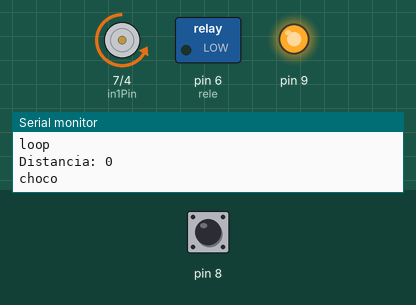
This sketch was run on a simulated Arduino Uno, built with avr-gcc and run on an emulated ATmega328P. Shown: motor-driver pin pairs drawn as motors (green arrow = first pin HIGH = forward, orange = second pin HIGH = backward, longer = more drive, scaled by the enable pin), switched loads named in the sketch (green lamp = pin HIGH), output pins drawn as LEDs (lit = HIGH), the last lines printed to the serial monitor. The inputs (shaded band) are chosen by the test bench; at power-on: pin 8 LOW.

Above: at 1.2 s.
1.3 s: pin 8 pulsed HIGH 5 times (0.12 s each, 0.3 s apart)
At 4.1 s:
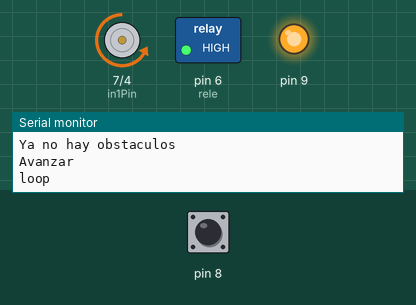
At 6.1 s:
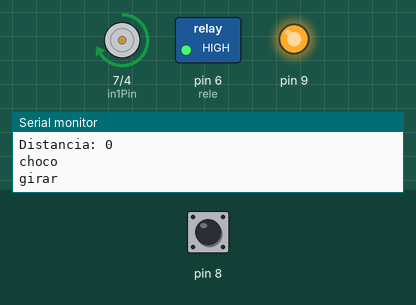
Timing chart, 0 to 7.6 s (numbered marks = the images above; inputs shaded):
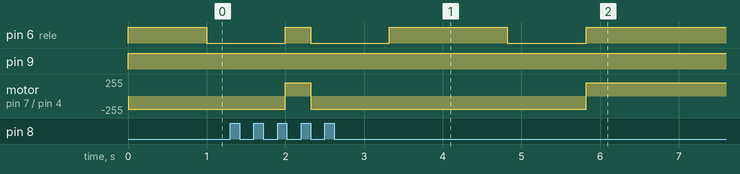

The sketch:

Tutu.ino
```cpp
long distancia;
long tiempo;
long limite = 3;

const int rele = 6;
// L293D
const int enPin = 5; // PWM se conecta al pin 1 del puente-H
const int in1Pin = 7; // Entrada 2 del puente-H
const int in2Pin = 4; // Entrada 7 del puente-H

void setup(){
  Serial.begin(9600);
  pinMode(9, OUTPUT); /*activación del pin 9 como salida: para el pulso ultrasónico*/
  pinMode(8, INPUT); /*activación del pin 8 como entrada: tiempo del rebote del ultrasonido*/
  pinMode(in1Pin, OUTPUT);
  pinMode(in2Pin, OUTPUT);

  analogWrite(enPin, 200);
  digitalWrite(in1Pin,LOW);
  digitalWrite(in2Pin,HIGH);

  pinMode(rele, OUTPUT);
  digitalWrite(rele, HIGH);
}

void loop(){
  Serial.println("loop");
  if(choca()){
    Serial.println("choco");
    frenar();
    digitalWrite(rele, HIGH);
    girar();
    frenar();
    Serial.println("Avanzar");
    digitalWrite(rele, HIGH);
  }

  delay(500);
}

bool choca(){
  digitalWrite(9,LOW); /* Por cuestión de estabilización del sensor*/
  delayMicroseconds(5);
  digitalWrite(9, HIGH); /* envío del pulso ultrasónico*/
  delayMicroseconds(10);
  tiempo = pulseIn(8, HIGH);
  distancia= int(0.017*tiempo);
  Serial.print("Distancia: ");
  Serial.println(distancia);
  if(distancia <= limite)
    return true;
  return false;

}

void frenar(){
  digitalWrite(rele, LOW);
  delay(1000);
}
void girar(){
  digitalWrite(in1Pin,HIGH);
  digitalWrite(in2Pin,LOW);
  Serial.println("girar");
  while(choca()){
    delay(1);
  }
  Serial.println("Ya no hay obstaculos");
  digitalWrite(in1Pin,LOW);
  digitalWrite(in2Pin,HIGH);

}
```
